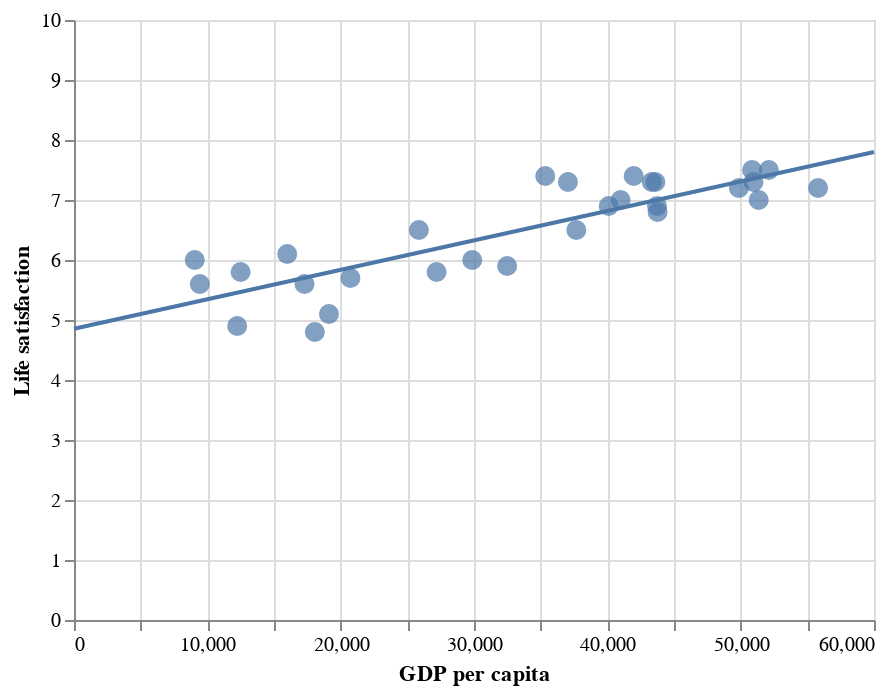

The code cell stored with this chart in its notebook:
### Code cell
plot = alt.Chart(df).mark_circle(size=100).encode(
    alt.X('gdp_per_capita:Q', axis=alt.Axis(title='GDP per capita')),
    alt.Y('life_satisfaction:Q', axis=alt.Axis(title='Life satisfaction'), scale=alt.Scale(domain=[0, 10]))
    )

plot + plot.transform_regression('gdp_per_capita', 'life_satisfaction', extent=(0,60000)).mark_line()

### Figure 1 — Vega-Lite specification as saved in the notebook (floating-point values rounded to 4 significant figures)
{"config": {"view": {"continuousWidth": 400, "continuousHeight": 300}}, "layer": [{"mark": {"type": "circle", "size": 100}, "encoding": {"x": {"axis": {"title": "GDP per capita"}, "field": "gdp_per_capita", "type": "quantitative"}, "y": {"axis": {"title": "Life satisfaction"}, "field": "life_satisfaction", "scale": {"domain": [0, 10]}, "type": "quantitative"}}}, {"mark": "line", "encoding": {"x": {"axis": {"title": "GDP per capita"}, "field": "gdp_per_capita", "type": "quantitative"}, "y": {"axis": {"title": "Life satisfaction"}, "field": "life_satisfaction", "scale": {"domain": [0, 10]}, "type": "quantitative"}}, "transform": [{"on": "gdp_per_capita", "regression": "life_satisfaction", "extent": [0, 60000]}]}], "data": {"name": "data-84d1eeb26604f73b3bfb37a0a486c169"}, "$schema": "https://vega.github.io/schema/vega-lite/v4.17.0.json", "datasets": {"data-84d1eeb26604f73b3bfb37a0a486c169": [{"country": "Russia", "gdp_per_capita": 9055.0, "life_satisfaction": 6.0, "class": "train", "data": "test", "Data": "Test"}, {"country": "Turkey", "gdp_per_capita": 9437.0, "life_satisfaction": 5.6, "class": "train", "data": "test", "Data": "Test"}, {"country": "Hungary", "gdp_per_capita": 12240.0, "life_satisfaction": 4.9, "class": "test", "data": "test", "Data": "Train"}, {"country": "Poland", "gdp_per_capita": 12500.0, "life_satisfaction": 5.8, "class": "test", "data": "test", "Data": "Train"}, {"country": "Slovak Republic", "gdp_per_capita": 15990.0, "life_satisfaction": 6.1, "class": "train", "data": "test", "Data": "Train"}, {"country": "Estonia", "gdp_per_capita": 17290.0, "life_satisfaction": 5.6, "class": "train", "data": "test", "Data": "Test"}, {"country": "Greece", "gdp_per_capita": 18060.0, "life_satisfaction": 4.8, "class": "test", "data": "test", "Data": "Test"}, {"country": "Portugal", "gdp_per_capita": 19120.0, "life_satisfaction": 5.1, "class": "train", "data": "test", "Data": "Train"}, {"country": "Slovenia", "gdp_per_capita": 20730.0, "life_satisfaction": 5.7, "class": "test", "data": "train", "Data": "Test"}, {"country": "Spain", "gdp_per_capita": 25860.0, "life_satisfaction": 6.5, "class": "train", "data": "test", "Data": "Test"}, {"country": "Korea", "gdp_per_capita": 27200.0, "life_satisfaction": 5.8, "class": "test", "data": "test", "Data": "Test"}, {"country": "Italy", "gdp_per_capita": 29870.0, "life_satisfaction": 6.0, "class": "train", "data": "train", "Data": "Train"}, {"country": "Japan", "gdp_per_capita": 32490.0, "life_satisfaction": 5.9, "class": "train", "data": "test", "Data": "Test"}, {"country": "Israel", "gdp_per_capita": 35340.0, "life_satisfaction": 7.4, "class": "test", "data": "test", "Data": "Train"}, {"country": "New Zealand", "gdp_per_capita": 37040.0, "life_satisfaction": 7.3, "class": "train", "data": "train", "Data": "Test"}, {"country": "France", "gdp_per_capita": 37680.0, "life_satisfaction": 6.5, "class": "train", "data": "test", "Data": "Test"}, {"country": "Belgium", "gdp_per_capita": 40110.0, "life_satisfaction": 6.9, "class": "test", "data": "test", "Data": "Test"}, {"country": "Germany", "gdp_per_capita": 41000.0, "life_satisfaction": 7.0, "class": "test", "data": "test", "Data": "Test"}, {"country": "Finland", "gdp_per_capita": 41970.0, "life_satisfaction": 7.4, "class": "train", "data": "train", "Data": "Train"}, {"country": "Canada", "gdp_per_capita": 43330.0, "life_satisfaction": 7.3, "class": "train", "data": "test", "Data": "Test"}, {"country": "Netherlands", "gdp_per_capita": 43600.0, "life_satisfaction": 7.3, "class": "train", "data": "test", "Data": "Test"}, {"country": "Austria", "gdp_per_capita": 43720.0, "life_satisfaction": 6.9, "class": "test", "data": "test", "Data": "Test"}, {"country": "United Kingdom", "gdp_per_capita": 43770.0, "life_satisfaction": 6.8, "class": "train", "data": "train", "Data": "Test"}, {"country": "Sweden", "gdp_per_capita": 49870.0, "life_satisfaction": 7.2, "class": "test", "data": "test", "Data": "Train"}, {"country": "Iceland", "gdp_per_capita": 50850.0, "life_satisfaction": 7.5, "class": "train", "data": "train", "Data": "Test"}, {"country": "Australia", "gdp_per_capita": 50960.0, "life_satisfaction": 7.3, "class": "train", "data": "train", "Data": "Train"}, {"country": "Ireland", "gdp_per_capita": 51350.0, "life_satisfaction": 7.0, "class": "test", "data": "train", "Data": "Test"}, {"country": "Denmark", "gdp_per_capita": 52110.0, "life_satisfaction": 7.5, "class": "test", "data": "train", "Data": "Train"}, {"country": "United States", "gdp_per_capita": 55810.0, "life_satisfaction": 7.2, "class": "test", "data": "test", "Data": "Test"}]}}
